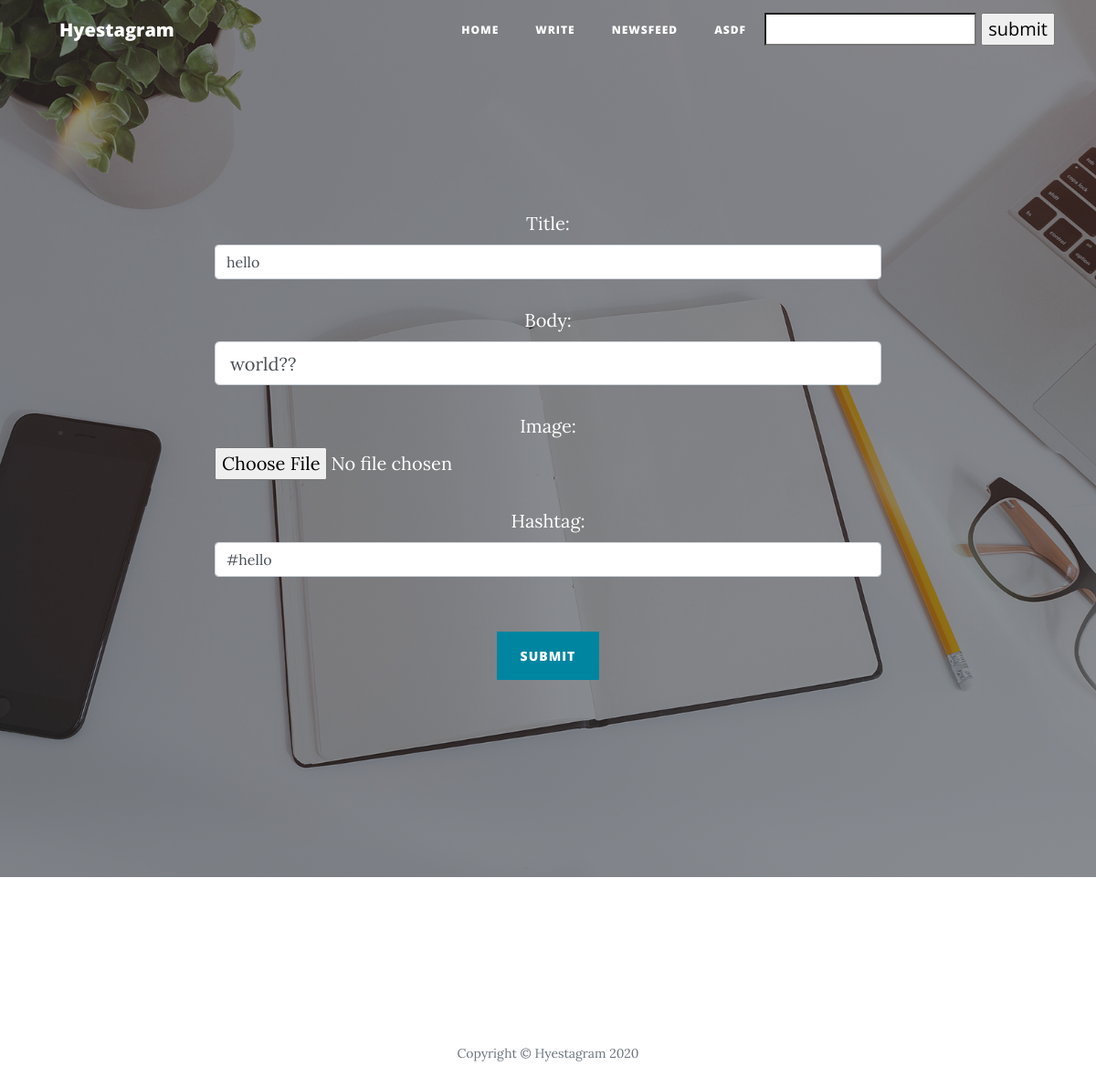
Before: /edit/38 (signed in) with the older database file.
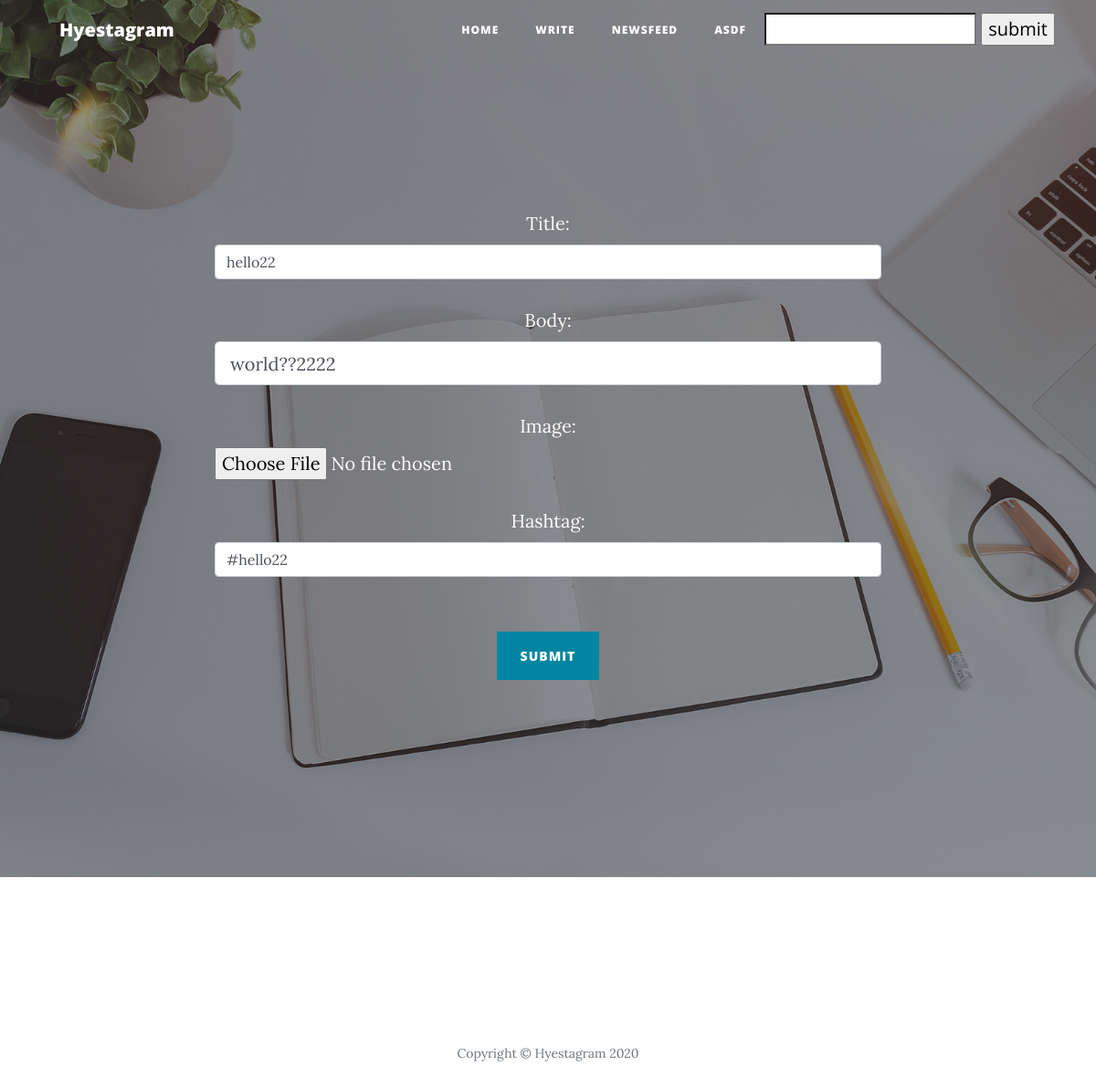
After: the same page with the newer database file.
### app/models.py (models this page shows, shortened)
class Post(models.Model):
    title = models.CharField(max_length=200)
    date = models.DateTimeField('date published')
    body = models.TextField()
    writer = models.ForeignKey(settings.AUTH_USER_MODEL, on_delete=models.CASCADE, related_name="writer", default="")
    image = models.ImageField(upload_to='images/', blank=True)
    hashtag = models.CharField(max_length=200, blank=True)
    hashtags = models.ManyToManyField('Hashtag', blank=True)
    likes = models.ManyToManyField(settings.AUTH_USER_MODEL, related_name="likes")

### app/views.py (the view)
# urls.py: path('edit/<int:pk>', app.views.edit, name='edit'),
def edit(request, pk):
    edit_post = get_object_or_404(Post, pk=pk)
    if edit_post.writer != request.user:
        return error(request, "You can edit your own post")
    if request.method == 'POST':
        form = PostForm(request.POST, request.FILES, instance=edit_post)
        if form.is_valid():
            post = form.save(commit=False)
            post.date = timezone.now()
            post.writer = request.user
            post.hashtags.clear()
            tags = form.cleaned_data['hashtag']
            str_tags = tags.split('#')
            list_tags = list()
            for tag in str_tags:
                hashtag = HashtagForm().save(commit=False)
                if Hashtag.objects.filter(name=tag):
                    list_tags.append(Hashtag.objects.get(name=tag))
                else:
                    hashtag.name = tag
                    hashtag.save()
                    list_tags.append(hashtag)
            post.save()
            post.hashtags.add(*list_tags)
            return redirect('home')
    else:
        form = PostForm(instance=edit_post)
        return render(request, 'app/edit.html', {'form': form})

### app/forms.py
class PostForm(forms.ModelForm):
    class Meta:
        model = Post
        fields = ['title', 'body', 'image', 'hashtag']
        widgets = {
            'title': forms.TextInput(attrs={'class': 'form-control'}),
            'body': forms.TextInput(attrs={'class': 'form-control form-control-lg'}),
            'image': forms.FileInput(attrs={'class': 'form-control-file'}),
            'hashtag': forms.TextInput(attrs={'class': 'form-control'})
        }

### app/templates/app/edit.html (shortened to what this page needs)
{% extends "app/base.html" %}
{% block footer %}
<header class="masthead" style="background-image: url('img/home-bg.jpg')">
<div class="overlay"></div>
<div class="container">
  <div class="row">
    <div class="col-lg-8 col-md-10 mx-auto">
      <div class="site-heading">
        <div class="form-group">
                <form method='POST' enctype="multipart/form-data">
                <table>
                    {{form.as_p}}
                </table>
                <br>
                <button type="submit" class="btn btn-primary">Submit</button>
                </form>
          </div>
      </div>
    </div>
  </div>
</div>
</header>
{{ block.super }}
{% endblock %}

Changed rows visible on the page:
changed Post: title "hello" → "hello22"; body "world??" → "world??2222"; hashtag "#hello" → "#hello22"
